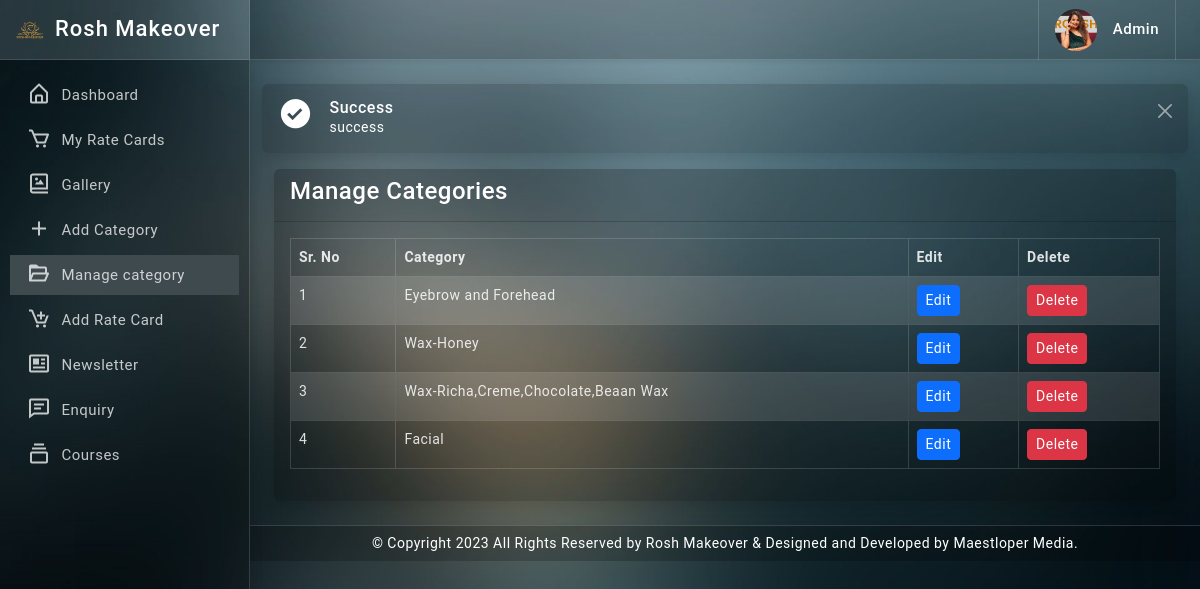
/admin/manage-category.php (signed in), run on the app's committed database.
### tables this page shows
CREATE TABLE `categories` (
  `id` int(11)  not null auto_increment primary key,
  `category` varchar(191) NOT NULL,
  `created_on` datetime NOT NULL DEFAULT CURRENT_TIMESTAMP
);

### functions/myfunction.php (called while the page is built, shortened)
<?php
include('../config/dbcon.php');
function getAll($table)
{
    global $con;
    $query = "SELECT * FROM `$table`";
    return $query_run = mysqli_query($con, $query);
}

### admin/manage-category.php (the view, shortened to what this page needs)
<?php
include('include/header.php');
?>
<div class="page-wrapper">
    <div class="page-content">
        <div class="row">
        <?php include('message.php') ?>
            <div class="col-md-12">
                <div class="card">
                    <div class="card-header">
                        <h4>Manage Categories</h4>
                    </div>
                    <div class="card-body">
                        <table class="table table-bordered table-striped">
                            <thead>
                                <tr>
                                    <th>Sr. No</th>
                                    <th>Category</th>
                                    <th>Edit</th>
                                    <th>Delete</th>
                                </tr>
                            </thead>
                            <tbody>
                                <?php
                                    $categories = getAll('categories');
                                    if(mysqli_num_rows($categories) > 0) {
                                        foreach($categories as $item) {
                                ?>
                                <tr>
                                    <td><?= $item['id']; ?></td>
                                    <td><?= $item['category']; ?></td>
                                    <td>
                                        <a href="edit-category.php?id=<?= $item['id']; ?>"
                                            class="btn btn-sm btn-primary">
                                            Edit
                                        </a>
                                    </td>
                                    <td>
                                        <a href="delete-category.php?id=<?= $item['id']; ?>"
                                            class="btn btn-sm btn-danger">
                                            Delete
                                        </a>
                                    </td>
                                </tr>
                                <?php
                                        }
                                    }
                                    else {
                                        echo '<tr><td colspan="4" style="text-align: center;">No Categories Found</td></tr>';
                                    }
                                ?>
                            </tbody>
                        </table>
                    </div>
                </div>
            </div>
        </div>
    </div>
</div>
<?php include('include/footer.php'); ?>

### admin/assets/css/app.css (style rules this page uses)
body { font-size: 14px; letter-spacing: .5px; font-family: Roboto, sans-serif; overflow-x: hidden }
a { text-decoration: none }
.page-wrapper { height: 100%; margin-top: 60px; margin-bottom: 0px; margin-left: 250px }
.page-content { padding: 1.5rem 1.5rem 0 1.5rem }
.bg-theme { background-size: 100% 100%; background-attachment: fixed; background-position: center; background-repeat: no-repeat; transition: background .2s; }
body.bg-theme2 { background-image: url(../images/bg-themes/2.png); }

### admin/include/header.php (style rules this page uses)
.card { overflow: scroll; }

### data on the page
categories: id "1", category "Eyebrow and Forehead"
categories: id "2", category "Wax-Honey"
categories: id "3", category "Wax-Richa,Creme,Chocolate,Beaan Wax"
categories: id "4", category "Facial"

### other printed values
$_SESSION['message'] "success"
